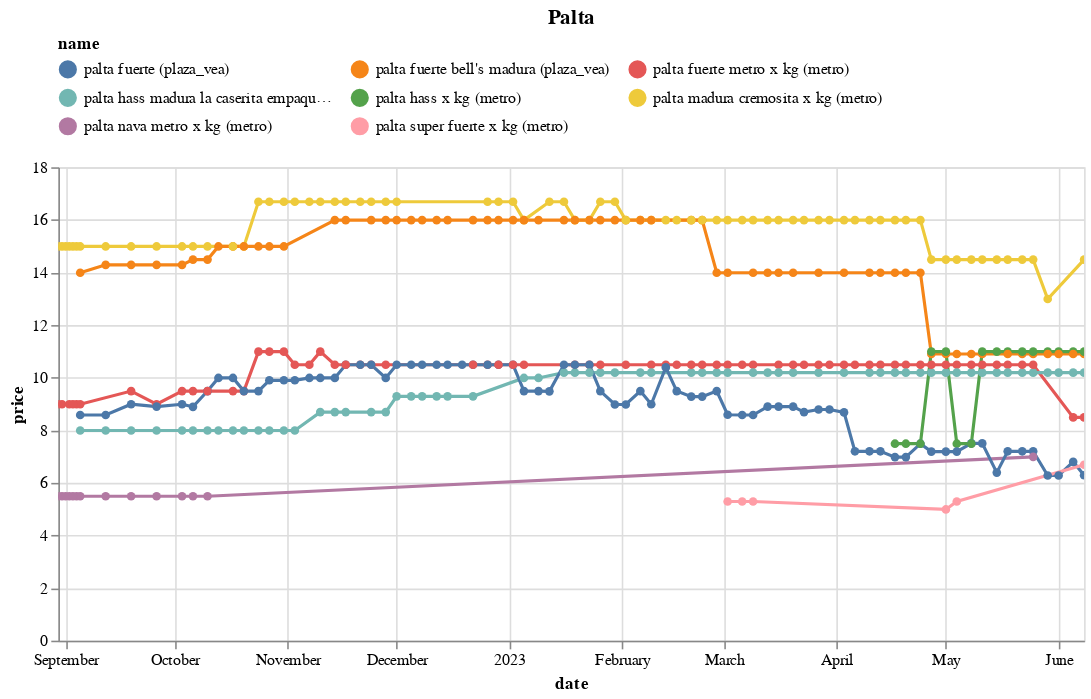

Notebook code for this chart:
### Code cell
(df
 .loc[df.name.isin(names)]
 .pipe(alt.Chart)
 .mark_line(point=True)
 .encode(x='date', y='price', color='name', tooltip=['name','price'])
 .properties(width=650, title='Palta')
 .interactive()
 .configure_legend(orient='top', columns=3)
)

### Figure 1 — Vega-Lite specification as saved in the notebook (floating-point values rounded to 4 significant figures; data arrays with more than 128 entries replaced by an {"elided": "..."} marker saying what was removed)
{"config": {"view": {"continuousWidth": 300, "continuousHeight": 300}, "legend": {"columns": 3, "orient": "top"}}, "data": {"name": "data-12c691defec7dee490c8957736a98c5f"}, "mark": {"type": "line", "point": true}, "encoding": {"color": {"field": "name", "type": "nominal"}, "tooltip": [{"field": "name", "type": "nominal"}, {"field": "price", "type": "quantitative"}], "x": {"field": "date", "type": "temporal"}, "y": {"field": "price", "type": "quantitative"}}, "params": [{"name": "param_14", "select": {"type": "interval", "encodings": ["x", "y"]}, "bind": "scales"}], "title": "Palta", "width": 650, "$schema": "https://vega.github.io/schema/vega-lite/v5.8.0.json", "datasets": {"data-12c691defec7dee490c8957736a98c5f": {"elided": "374 records"}}}
